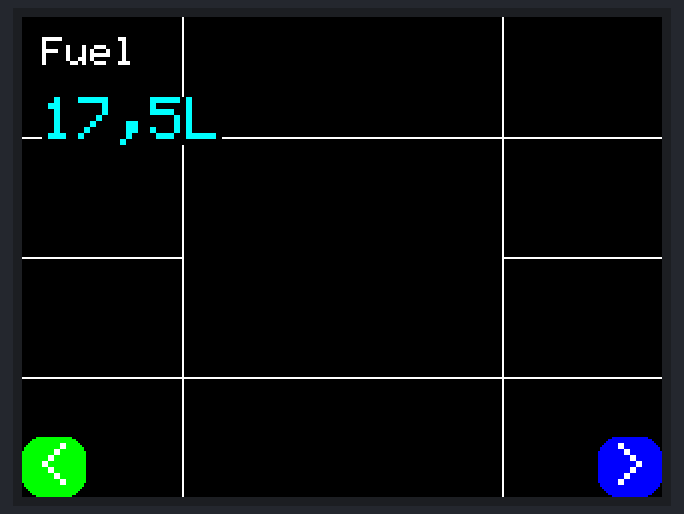
This sketch was run on a simulated Arduino Mega 2560, built with avr-gcc and run on an emulated ATmega2560. Parts: 320×240 colour display.

Above: at 1.5 s.

The sketch:

sketch-display-can_ver1.0.ino
```cpp
#include <SPI.h>
#include <mcp2515.h>
#include <MCUFRIEND_kbv.h>
#include <Adafruit_GFX.h>
#include <TouchScreen.h>

// Farbdefinitionen
#define BLACK   0x0000
#define BLUE    0x001F
#define RED     0xF800
#define GREEN   0x07E0
#define CYAN    0x07FF
#define MAGENTA 0xF81F
#define YELLOW  0xFFE0
#define WHITE   0xFFFF

// Touchscreen-Pins
#define YP A2
#define XM A3
#define YM 8
#define XP 9

#define TS_MINX 100
#define TS_MAXX 940
#define TS_MINY 120
#define TS_MAXY 900

#define MINPRESSURE 10
#define MAXPRESSURE 1000

// Initialisierung von TFT und Touchscreen
MCUFRIEND_kbv tft;
TouchScreen ts = TouchScreen(XP, YP, XM, YM, 300);

// CAN-Bus Pin-Definitionen
#define CS_PIN 53
#define INT_PIN 19

// MCP2515 CAN-Controller
MCP2515 mcp2515(CS_PIN);

// Globale Variablen für Seitenanzeige
int currentPage = 0;
const int totalPages = 4;

// Globale Variablen für CAN-Daten
float oilTemp = 0.0;       // ID 308: Öltemperatur = 6. Byte - 40
float value408 = 0.0;      // ID 408: Wert = 1. Byte * 0.5
float coolantTemp = 0.0;   // ID 608: Kühlmitteltemperatur = 1. Byte - 40
char gear = 'N';           // ID 418: Gang (Mapping aus 1. Byte)
float speedVal = 0.0;      // ID 23A: Geschwindigkeit = 1. Byte * 0.1

// Zur Flacker-Vermeidung: Letzter angezeigter Gang
static char lastGear = ' ';

// Dynamischer Hintergrund – Ändere diesen Wert, wenn du den Hintergrund ändern möchtest
uint16_t currentBGColor = BLACK;

void setup() {
  Serial.begin(115200);

  // Display initialisieren
  uint16_t ID = tft.readID();
  tft.begin(ID);
  tft.setRotation(1);
  tft.fillScreen(currentBGColor);
  tft.setTextColor(WHITE, currentBGColor);
  tft.setTextSize(3);
  tft.setCursor(50, tft.height() / 2 - 20);
  tft.print("Initialisiere CAN...");

  // CAN-Bus initialisieren
  mcp2515.reset();
  mcp2515.setBitrate(CAN_500KBPS, MCP_8MHZ);
  mcp2515.setNormalMode();

  // Display mit aktuellem Hintergrund neu zeichnen
  tft.fillScreen(currentBGColor);
  delay(1000);
  displayPage(currentPage);
  // Damit updateDisplayValues() nicht sofort aktualisiert:
  lastGear = gear;
}

void loop() {
  // Touchscreen für Seitenwechsel (unten am Display)
  TSPoint p = ts.getPoint();
  if (p.z > MINPRESSURE && p.z < MAXPRESSURE) {
    p.x = map(p.x, TS_MINX, TS_MAXX, 0, tft.width());
    p.y = map(p.y, TS_MINY, TS_MAXY, 0, tft.height());
    if (p.y > tft.height() - 30) {
      if (p.x < tft.width() / 10) {
        previousPage();
      } else if (p.x > tft.width() - tft.width() / 10) {
        nextPage();
      }
    }
    delay(300);
  }

  // CAN-Nachricht verarbeiten
  struct can_frame frame;
  if (mcp2515.readMessage(&frame) == MCP2515::ERROR_OK) {
    // Rohdaten des CAN-Bus ausgeben
    Serial.print("ID: ");
    Serial.print(frame.can_id, HEX);
    Serial.print(" DLC: ");
    Serial.print(frame.can_dlc);
    Serial.print(" Data: ");
    for (int i = 0; i < frame.can_dlc; i++) {
      Serial.print(frame.data[i], HEX);
      Serial.print(" ");
    }
    Serial.println();

    // Werte aus den CAN-Nachrichten extrahieren:
    switch (frame.can_id) {
      case 0x308: // Öltemperatur (6. Byte - 40)
        if (frame.can_dlc >= 6) {
          oilTemp = round(frame.data[5] - 40);
          Serial.print("OilTemp: ");
          Serial.println(oilTemp);
        }
        break;
      case 0x408: // Wert = 1. Byte * 0.5
        if (frame.can_dlc >= 1) {
          value408 = round(frame.data[0] * 0.5);
          Serial.print("Value408: ");
          Serial.println(value408);
        }
        break;
      case 0x608: // Kühlmitteltemperatur = 1. Byte - 40
        if (frame.can_dlc >= 1) {
          coolantTemp = round(frame.data[0] - 40);
          Serial.print("CoolantTemp: ");
          Serial.println(coolantTemp);
        }
        break;
      case 0x418: // Gang: Mapping des 1. Bytes
        if (frame.can_dlc >= 1) {
          switch (frame.data[0]) {
            case 0x35: gear = '5'; break;
            case 0x34: gear = '4'; break;
            case 0x33: gear = '3'; break;
            case 0x32: gear = '2'; break;
            case 0x31: gear = '1'; break;
            case 0x4E: gear = 'N'; break;
            case 0x52: gear = 'R'; break;
            default:   gear = '?'; break;
          }
          Serial.print("Gear: ");
          Serial.println(gear);
        }
        break;
      case 0x23A: // Geschwindigkeit = 1. Byte * 0.1
        if (frame.can_dlc >= 1) {
          speedVal = round(frame.data[0] * 0.1);
          Serial.print("Speed: ");
          Serial.println(speedVal);
        }
        break;
    }
    // Nur den Gang im unteren mittleren Bereich aktualisieren
    updateDisplayValues();
  }
}

// Zeichnet die statische Seite inkl. Layout, statischer Texte und Buttons
void displayPage(int page) {
  beforeDisplay();
  tft.fillScreen(currentBGColor);
  drawLayout(page);
  drawFuelText(10, 10);
  drawButton(0, tft.height() - 30, tft.width() / 10, 30, "<", GREEN);
  drawButton(tft.width() - tft.width() / 10, tft.height() - 30, tft.width() / 10, 30, ">", BLUE);
  afterDisplay();
}

// Aktualisiert ausschließlich den dynamischen Wert (Gang) im unteren mittleren Bereich
void updateDisplayValues() {
  int colWidth = tft.width() / 4;
  int rowHeight = tft.height() / 4;
  int gearCellX = colWidth;         // Beginn in der 2. Spalte
  int gearCellY = 3 * rowHeight;      // unterste Zeile
  int gearCellWidth = 2 * colWidth;   // mittlere zwei Spalten
  int gearCellHeight = rowHeight;

  // Nur aktualisieren, wenn sich der Gang ändert
  if (gear != lastGear) {
    // Den Bereich mit dem aktuellen Hintergrund füllen (statt BLACK)
    tft.fillRect(gearCellX, gearCellY, gearCellWidth, gearCellHeight, currentBGColor);
    tft.setTextSize(4);
    // Text mit Hintergrundfarbe zeichnen, damit kein "weißes" Überschreiben erfolgt
    tft.setTextColor(YELLOW, currentBGColor);

    // Text zentrieren
    int16_t x1, y1;
    uint16_t textWidth, textHeight;
    String gearStr = String(gear);
    tft.getTextBounds(gearStr, 0, 0, &x1, &y1, &textWidth, &textHeight);
    int gearX = gearCellX + (gearCellWidth - textWidth) / 2;
    int gearY = gearCellY + (gearCellHeight - textHeight) / 2;

    tft.setCursor(gearX, gearY);
    tft.print(gear);
    lastGear = gear;
  }
}

void drawFuelText(int x, int y) {
  tft.setTextColor(WHITE, currentBGColor);
  tft.setTextSize(2);
  tft.setCursor(x, y);
  tft.print("Fuel");
  tft.setTextSize(3);
  tft.setTextColor(CYAN, currentBGColor);
  tft.setCursor(x, y + 30);
  tft.print("17,5L");
}

void drawLayout(int page) {
  int colWidth = tft.width() / 4;
  int rowHeight = tft.height() / 4;
  if (page == 0) {
    tft.drawLine(colWidth, 0, colWidth, tft.height(), WHITE);
    tft.drawLine(3 * colWidth, 0, 3 * colWidth, tft.height(), WHITE);
    tft.drawLine(0, 3 * rowHeight, tft.width(), 3 * rowHeight, WHITE);
    tft.drawLine(0, rowHeight, tft.width(), rowHeight, WHITE);
    tft.drawLine(0, 2 * rowHeight, colWidth, 2 * rowHeight, WHITE);
    tft.drawLine(3 * colWidth, 2 * rowHeight, 4 * colWidth, 2 * rowHeight, WHITE);
  }
}

void drawButton(int x, int y, int w, int h, const char* label, uint16_t color) {
  tft.fillRoundRect(x, y, w, h, 10, color);
  tft.setTextColor(WHITE, color);
  tft.setTextSize(3);
  int16_t x1, y1;
  uint16_t textWidth, textHeight;
  tft.getTextBounds(label, 0, 0, &x1, &y1, &textWidth, &textHeight);
  tft.setCursor(x + (w - textWidth) / 2, y + (h - textHeight) / 2);
  tft.print(label);
}

void previousPage() {
  currentPage = (currentPage - 1 + totalPages) % totalPages;
  displayPage(currentPage);
  lastGear = gear;
}

void nextPage() {
  currentPage = (currentPage + 1) % totalPages;
  displayPage(currentPage);
  lastGear = gear;
}

void beforeDisplay() {
  pinMode(XM, OUTPUT);
  pinMode(YP, OUTPUT);
}

void afterDisplay() {
  pinMode(XP, INPUT);
  pinMode(YM, INPUT);
}
```
